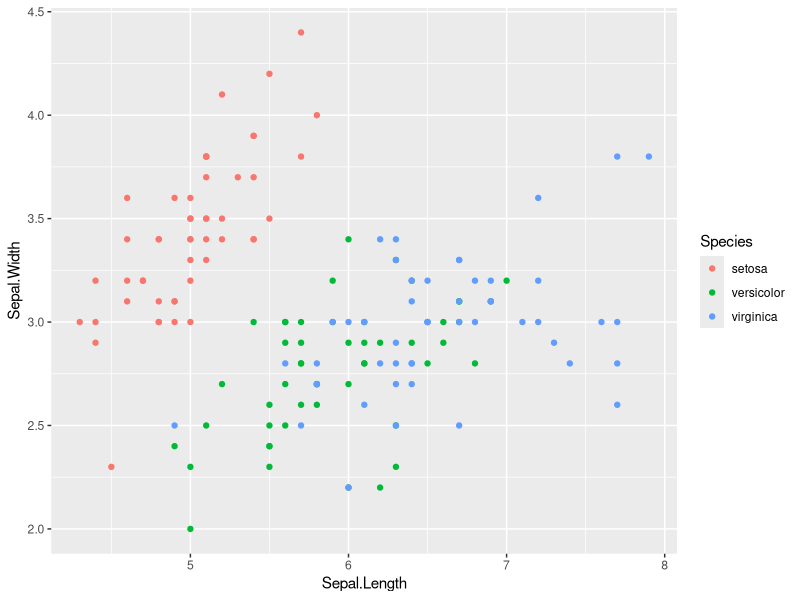
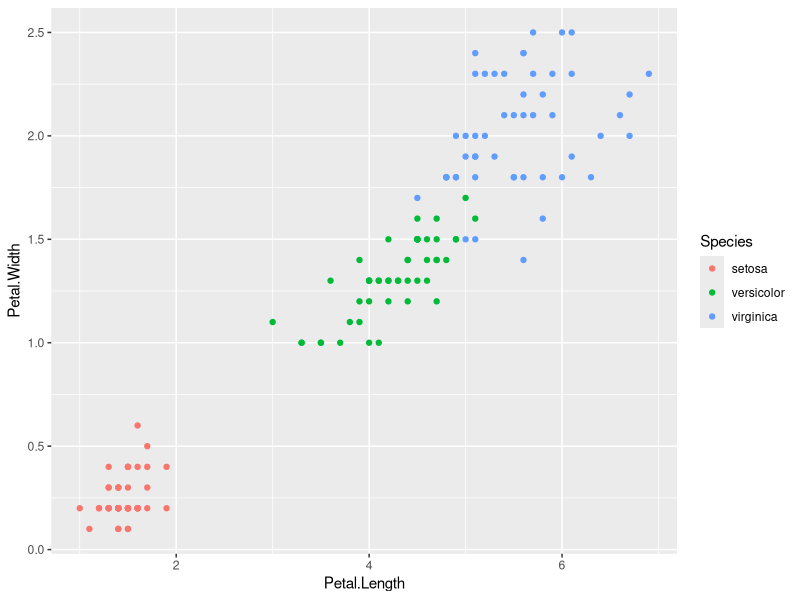
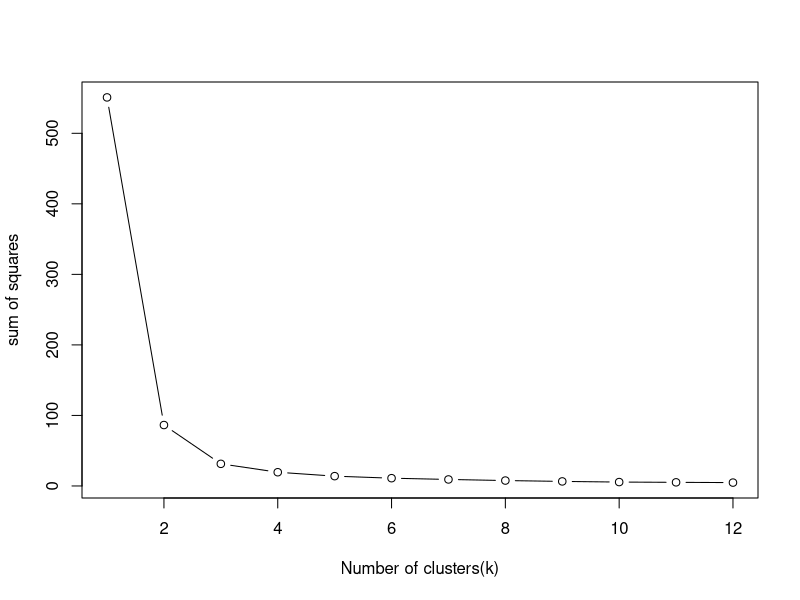

Write the R code that produced these figures, in order.
# iris dataset is from UCI ML repository.
library(ggplot2) # we will use ggplot2 to visualize the data.
head(iris) # first 6 rows of the
str(iris) # take a look at the structure of the iris data using str() function in R.
# dataset has 150 observations equally distributed observations among
# the three species: Setosa, Versicolor and Verginica.
summary(iris) # summary statistics of all the 4 variables Sepal.Length,Sepal.Width,
# Petal.Length and Petal.Width
help("sapply")
sapply(iris[,-5], var)  # Returns a list of all the variances
summary(iris)


# plot Sepal.Length Vs Sepal.Width using ggplot
ggplot(iris,aes(x = Sepal.Length, y = Sepal.Width, col= Species)) + geom_point()
# plot Petal.Length Vs Sepal.Width using ggplot
ggplot(iris,aes(x = Petal.Length, y = Petal.Width, col= Species)) + geom_point()
# kmeans clustering
# Read the documentation for kmeans() function
# https://stat.ethz.ch/R-manual/R-devel/library/stats/html/kmeans.html
set.seed(300)  #random seed generator
k.max <- 12
# tot.withinss = Total within-cluster sum of square
# iter.max = the maximum number of iterations allowed
# nstart = if centers is a number, how many random sets should be chosen.
wss<- sapply(1:k.max,function(k){kmeans(iris[,3:4],k,nstart = 20,iter.max = 20)$tot.withinss})


wss # within sum of squares.
plot(1:k.max,wss, type= "b", xlab = "Number of clusters(k)", ylab = "Within cluster
sum of squares") 
icluster <- kmeans(iris[,3:4],3,nstart = 20)
table(icluster$cluster,iris$Species)
# In the table we can see that most of the observations have been clustered correctly
# however, 2 of the versicolor have been put in the cluster with all the virginica
# and 4 of the verginica have been put in cluster 3 which mostly has versicolor. 
